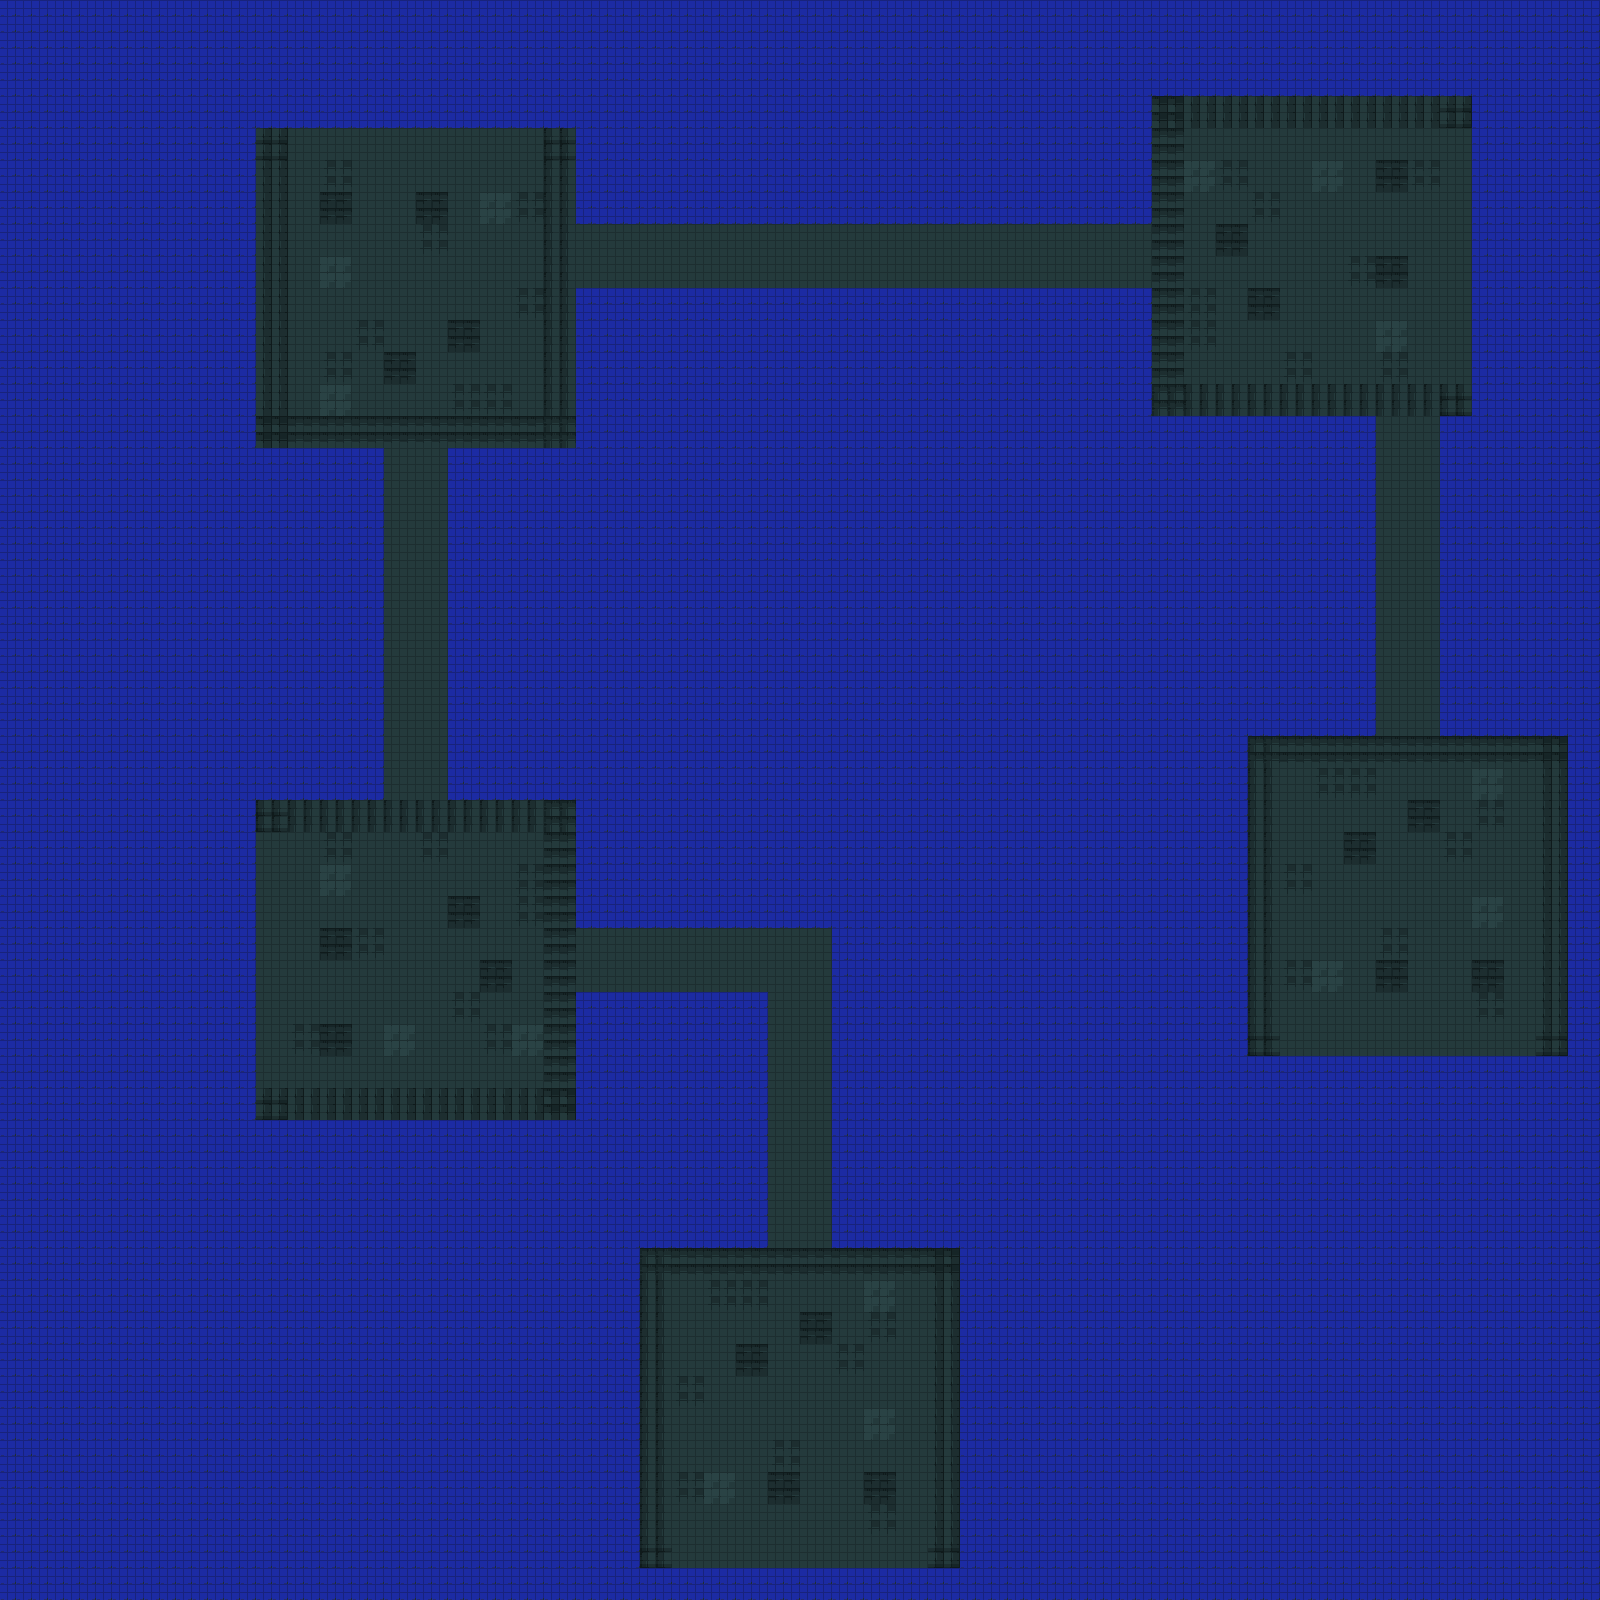

Tiled map render using the project's own tile images. Description and the map definition, with tile-layer contents summarised, below:
An orthogonal 100x100 tile map with 16x16 px tiles, 2 tile layers (Tile Layer 1, collisionLayer) and 24 objects.

<map version="1.10" tiledversion="1.10.2" orientation="orthogonal" renderorder="right-down" width="100" height="100" tilewidth="16" tileheight="16" infinite="0" nextlayerid="5" nextobjectid="26">
 <tileset firstgid="1" source="tiles_new.tsx" />
 <layer id="1" name="Tile Layer 1" width="100" height="100">
  <data>[10000 cells, 3632 non-empty, 23 distinct tile ids]</data>
 </layer>
 <objectgroup id="3" name="spawnpoints">
  <object id="2" x="302" y="846">
   <properties>
    <property name="enemy" type="bool" value="true" />
   </properties>
   <point />
  </object>
  <object id="3" x="526.666" y="846.666">
   <properties>
    <property name="enemy" type="bool" value="true" />
   </properties>
   <point />
  </object>
  <object id="4" x="719.02" y="1456.98">
   <properties>
    <property name="player" type="bool" value="true" />
   </properties>
   <point />
  </object>
  <object id="5" x="308" y="1070">
   <properties>
    <property name="enemy" type="bool" value="true" />
   </properties>
   <point />
  </object>
  <object id="6" x="384" y="951.334">
   <properties>
    <property name="enemy" type="bool" value="true" />
   </properties>
   <point />
  </object>
  <object id="7" x="312" y="192.667">
   <properties>
    <property name="enemy" type="bool" value="true" />
   </properties>
   <point />
  </object>
  <object id="8" x="521.334" y="195.333">
   <properties>
    <property name="enemy" type="bool" value="true" />
   </properties>
   <point />
  </object>
  <object id="9" x="498" y="285.334">
   <properties>
    <property name="enemy" type="bool" value="true" />
   </properties>
   <point />
  </object>
  <object id="10" x="332.666" y="260.666">
   <properties>
    <property name="enemy" type="bool" value="true" />
   </properties>
   <point />
  </object>
  <object id="11" x="331.334" y="347.334">
   <properties>
    <property name="enemy" type="bool" value="true" />
   </properties>
   <point />
  </object>
  <object id="12" x="442" y="375.334">
   <properties>
    <property name="enemy" type="bool" value="true" />
   </properties>
   <point />
  </object>
  <object id="13" x="409.334" y="285.334">
   <properties>
    <property name="enemy" type="bool" value="true" />
   </properties>
   <point />
  </object>
  <object id="14" x="1202" y="153.333">
   <properties>
    <property name="enemy" type="bool" value="true" />
   </properties>
   <point />
  </object>
  <object id="15" x="1278" y="155.333">
   <properties>
    <property name="enemy" type="bool" value="true" />
   </properties>
   <point />
  </object>
  <object id="16" x="1376.67" y="149.333">
   <properties>
    <property name="enemy" type="bool" value="true" />
   </properties>
   <point />
  </object>
  <object id="17" x="1457.33" y="182.667">
   <properties>
    <property name="enemy" type="bool" value="true" />
   </properties>
   <point />
  </object>
  <object id="18" x="1438" y="265.334">
   <properties>
    <property name="enemy" type="bool" value="true" />
   </properties>
   <point />
  </object>
  <object id="19" x="1418" y="368">
   <properties>
    <property name="enemy" type="bool" value="true" />
   </properties>
   <point />
  </object>
  <object id="20" x="1360.67" y="237.334">
   <properties>
    <property name="enemy" type="bool" value="true" />
   </properties>
   <point />
  </object>
  <object id="21" x="1315.33" y="348">
   <properties>
    <property name="enemy" type="bool" value="true" />
   </properties>
   <point />
  </object>
  <object id="22" x="1264.67" y="274.666">
   <properties>
    <property name="enemy" type="bool" value="true" />
   </properties>
   <point />
  </object>
  <object id="23" x="1407.33" y="895.334">
   <properties>
    <property name="boss" type="bool" value="true" />
   </properties>
   <point />
  </object>
  <object id="24" x="879" y="1457.26">
   <properties>
    <property name="player" type="bool" value="true" />
   </properties>
   <point />
  </object>
  <object id="25" x="1247" y="735" width="321" height="321">
   <properties>
    <property name="bossRoom" type="bool" value="true" />
   </properties>
  </object>
 </objectgroup>
 <layer id="4" name="collisionLayer" width="100" height="100">
  <data>[10000 cells, 7560 non-empty, 1 distinct tile ids]</data>
 </layer>
</map>
